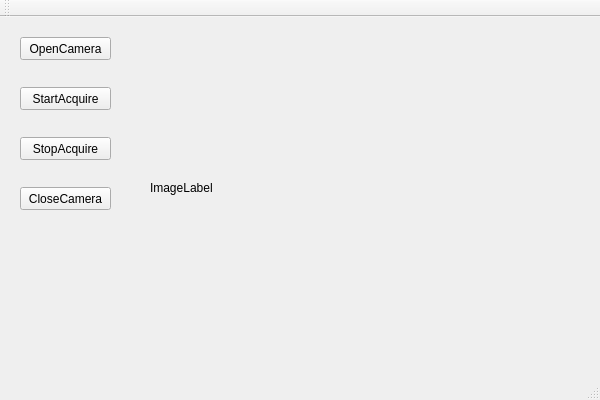
<?xml version="1.0" encoding="UTF-8"?>
<ui version="4.0">
 <class>IrisCameraDebugApplicationClass</class>
 <widget class="QMainWindow" name="IrisCameraDebugApplicationClass">
  <property name="geometry">
   <rect>
    <x>0</x>
    <y>0</y>
    <width>600</width>
    <height>400</height>
   </rect>
  </property>
  <property name="windowTitle">
   <string>IrisCameraDebugApplication</string>
  </property>
  <widget class="QWidget" name="centralWidget">
   <widget class="QPushButton" name="openCameraButton">
    <property name="geometry">
     <rect>
      <x>20</x>
      <y>20</y>
      <width>91</width>
      <height>23</height>
     </rect>
    </property>
    <property name="text">
     <string>OpenCamera</string>
    </property>
   </widget>
   <widget class="QPushButton" name="startAcquireButton">
    <property name="geometry">
     <rect>
      <x>20</x>
      <y>70</y>
      <width>91</width>
      <height>23</height>
     </rect>
    </property>
    <property name="text">
     <string>StartAcquire</string>
    </property>
   </widget>
   <widget class="QPushButton" name="stopAcquireButton">
    <property name="geometry">
     <rect>
      <x>20</x>
      <y>120</y>
      <width>91</width>
      <height>23</height>
     </rect>
    </property>
    <property name="text">
     <string>StopAcquire</string>
    </property>
   </widget>
   <widget class="QPushButton" name="closeCameraButton">
    <property name="geometry">
     <rect>
      <x>20</x>
      <y>170</y>
      <width>91</width>
      <height>23</height>
     </rect>
    </property>
    <property name="text">
     <string>CloseCamera</string>
    </property>
   </widget>
   <widget class="QLabel" name="label">
    <property name="geometry">
     <rect>
      <x>150</x>
      <y>20</y>
      <width>401</width>
      <height>301</height>
     </rect>
    </property>
    <property name="text">
     <string>ImageLabel</string>
    </property>
   </widget>
  </widget>
  <widget class="QMenuBar" name="menuBar">
   <property name="geometry">
    <rect>
     <x>0</x>
     <y>0</y>
     <width>600</width>
     <height>21</height>
    </rect>
   </property>
  </widget>
  <widget class="QToolBar" name="mainToolBar">
   <attribute name="toolBarArea">
    <enum>TopToolBarArea</enum>
   </attribute>
   <attribute name="toolBarBreak">
    <bool>false</bool>
   </attribute>
  </widget>
  <widget class="QStatusBar" name="statusBar"/>
 </widget>
 <layoutdefault spacing="6" margin="11"/>
 <resources>
  <include location="IrisCameraDebugApplication.qrc"/>
 </resources>
 <connections/>
</ui>
